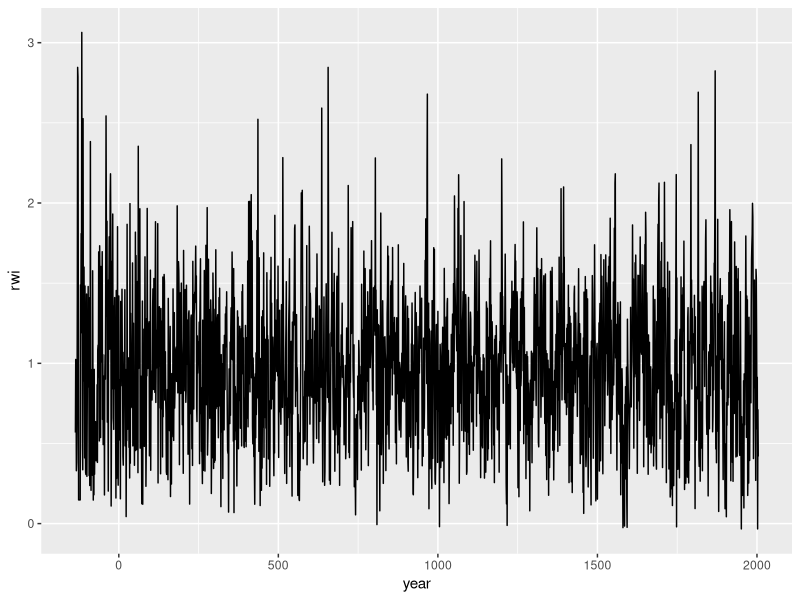
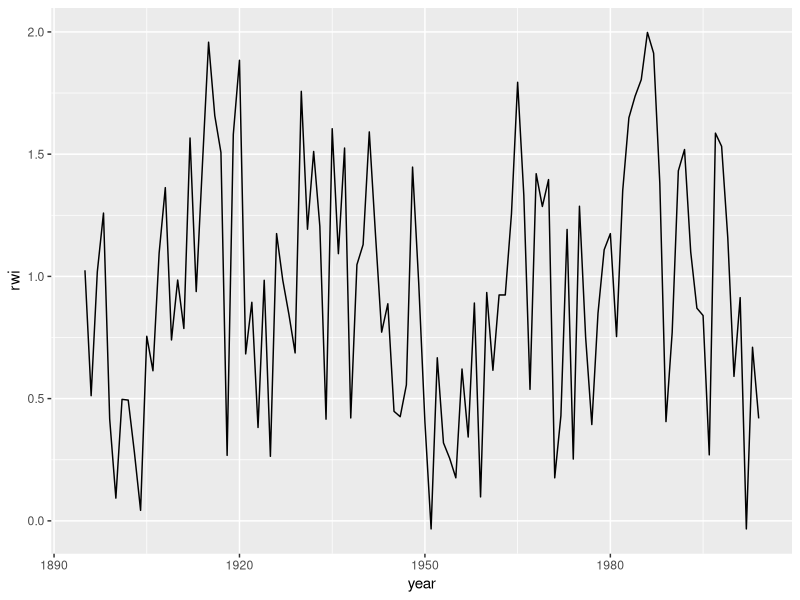
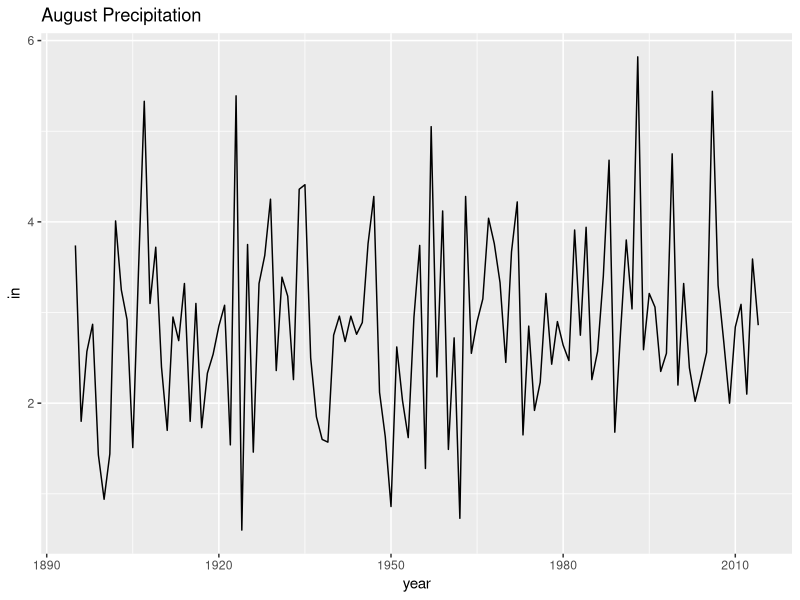
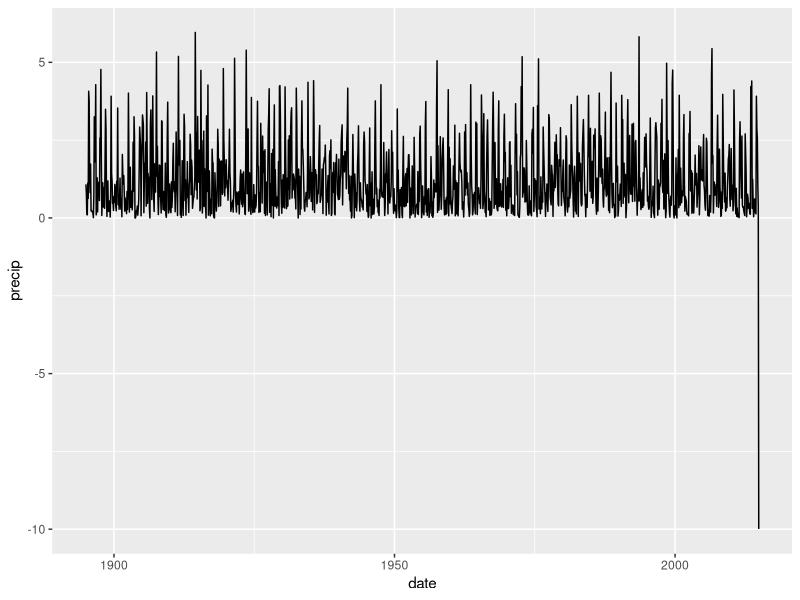
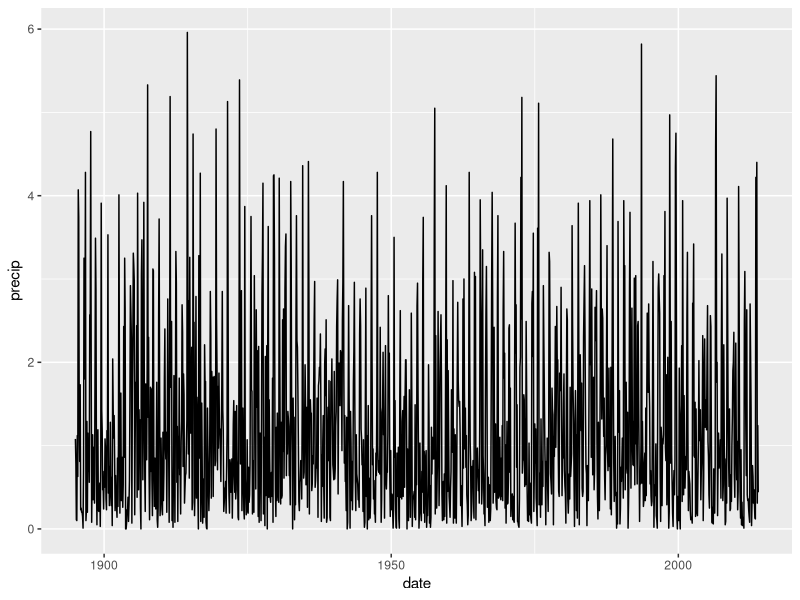
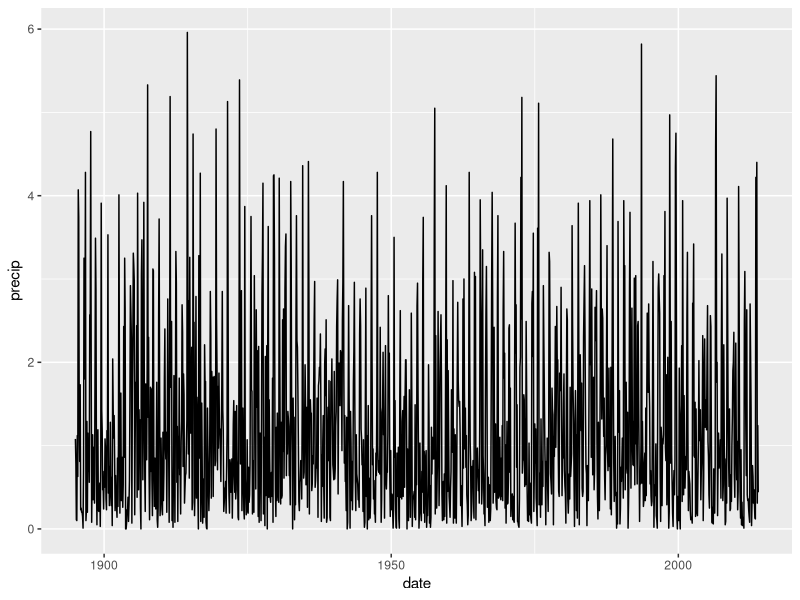
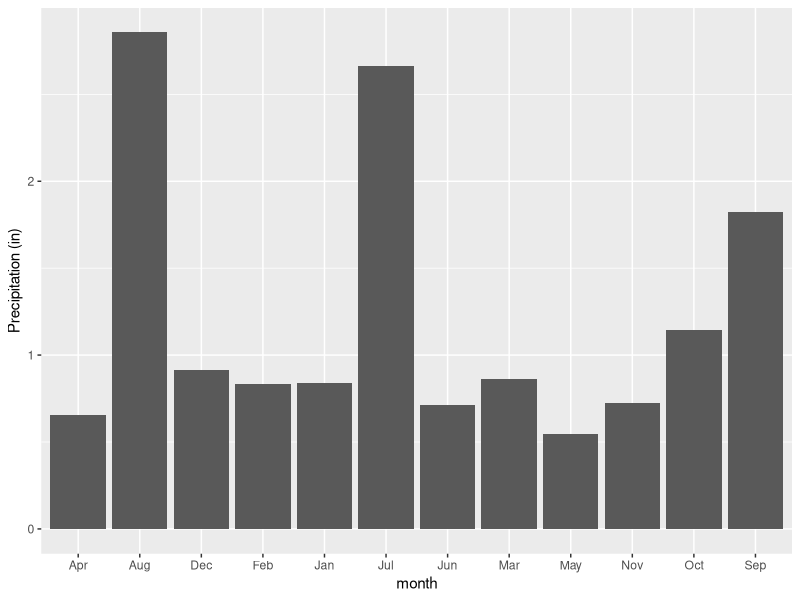
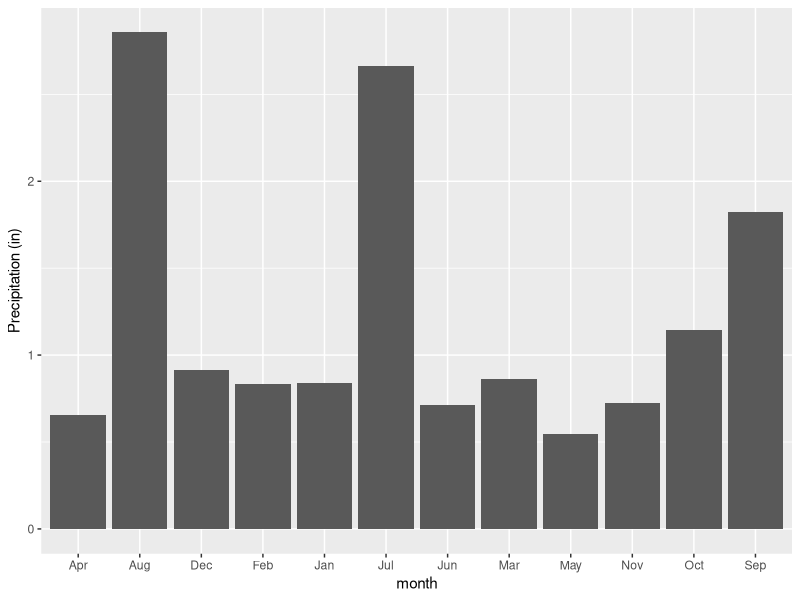

Source code (R) for these figures, in order:
## ---- chunk 1
setwd("~/GEOG415/klandolt/homework2")
## ---- chunk 2
library(ggplot2)
library(dplyr)
library(tidyr)
library(magrittr) # for the %$% notation I'll use later.
## ---- chunk 3
precip <- read.csv('data/precip.csv')
rwi <- read.csv('data/rwi.csv')

summary(rwi)
summary(precip)
## ---- chunk 4
ggplot(data=rwi) + geom_line(aes(x=year, y=rwi))
## ---- chunk 5
# Using the subset function and temporary data:
# temp.data <- subset(rwi, year>=1895)
# ggplot(data=temp.data + geom_line(aes(x=year, y=rwi))
#
# It's possible to combine those two:
# ggplot(data= subset(rwi, year>1895)) + geom_line(aes(x=year, y=rwi))


# Using the really awesome dplyr function and its filter function
filter(rwi, year >= 1895) %>% ggplot(data=.) + geom_line(aes(x=year, y=rwi))
## ---- chunk 6
ggplot(data=precip) + geom_line(aes(x=year,y=Aug)) + labs(y="in", title="August Precipitation")
## ---- chunk 7
temp.data <- gather(data=precip, key=month, value=precip, -year)
head(temp.data) # They're not in order
# Rearrange them
tidy.precip <- arrange(temp.data, year, month)
head(tidy.precip) # Now they're in order
## ---- chunk 8
# Create a new column that is a date text string (but still a string)
# In dplyr, mutate is the function to create a new column.
# and paste is the function to paste together text
temp.data <- mutate(tidy.precip, date.str = paste(year, month, '01'))
head(temp.data)
# Convert that text string to a proper date
temp.data <- mutate(temp.data, date=as.Date(date.str, '%Y %B %d'))
head(temp.data)
# Plot:
ggplot(temp.data) + geom_line(aes(x=date, y=precip))
# Oops, there is a missing value at the end we need to do something about.
# missing data were stored as -999
ggplot(subset(temp.data, year<2014)) + geom_line(aes(x=date, y=precip))
## ---- chunk 9
# Plot the precipitation by month
tidy.precip %>% 
  mutate(date.str = paste(year, month, '01', sep='-')) %>%
  mutate(date=as.Date(date.str, '%Y-%B-%d')) %>%
  filter(date < '2014-01-01') %>%
  ggplot() + geom_line(aes(x=date, y=precip))  
## ---- chunk 10
# Two ways: one using temporary data.  one using pipes
# First using temporary data
temp.data <- group_by(tidy.precip, month)
temp.data <- summarize(temp.data, precip=mean(precip, na.rm=TRUE))
ggplot(temp.data, aes(month, precip)) + geom_bar(stat='identity') + labs(y='Precipitation (in)')

# Second using %>% pipes
tidy.precip %>% group_by(month) %>%
  summarize(precip=mean(precip, na.rm=TRUE)) %>%
  ggplot(data=., aes(month, precip)) + geom_bar(stat='identity') + labs(y='Precipitation (in)')
## ---- chunk 11
# the tidy data
rwi.precip <- left_join(rwi, tidy.precip, by='year') %>% filter(year>=1895)
rwi.precip %>% filter(month=='Jan') %$% cor(rwi, precip, use='complete.obs')
rwi.precip %>% filter(month=='Dec') %$% cor(rwi, lag(precip),use='complete.obs')
## ---- chunk 12
rwi.precip %>% group_by(month) %>% summarise(r=cor(rwi, precip))
